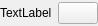
<?xml version="1.0" encoding="UTF-8"?>
<ui version="4.0">
 <class>LabelWithButtonWidget</class>
 <widget class="QWidget" name="LabelWithButtonWidget">
  <property name="geometry">
   <rect>
    <x>0</x>
    <y>0</y>
    <width>91</width>
    <height>26</height>
   </rect>
  </property>
  <property name="windowTitle">
   <string>Form</string>
  </property>
  <layout class="QGridLayout" name="gridLayout">
   <property name="leftMargin">
    <number>0</number>
   </property>
   <property name="topMargin">
    <number>0</number>
   </property>
   <property name="rightMargin">
    <number>0</number>
   </property>
   <property name="bottomMargin">
    <number>0</number>
   </property>
   <item row="0" column="0">
    <layout class="QHBoxLayout" name="horizontalLayout">
     <item>
      <widget class="QLabel" name="label">
       <property name="text">
        <string>TextLabel</string>
       </property>
       <property name="scaledContents">
        <bool>true</bool>
       </property>
       <property name="wordWrap">
        <bool>true</bool>
       </property>
      </widget>
     </item>
     <item>
      <spacer name="horizontalSpacer">
       <property name="orientation">
        <enum>Qt::Horizontal</enum>
       </property>
       <property name="sizeHint" stdset="0">
        <size>
         <width>40</width>
         <height>20</height>
        </size>
       </property>
      </spacer>
     </item>
     <item>
      <widget class="QPushButton" name="pushButton">
       <property name="text">
        <string/>
       </property>
       <property name="icon">
        <iconset resource="../res/resources.qrc">
         <normaloff>:/icons/icons/plus.png</normaloff>:/icons/icons/plus.png</iconset>
       </property>
      </widget>
     </item>
    </layout>
   </item>
  </layout>
 </widget>
 <resources>
  <include location="../res/resources.qrc"/>
 </resources>
 <connections/>
</ui>
